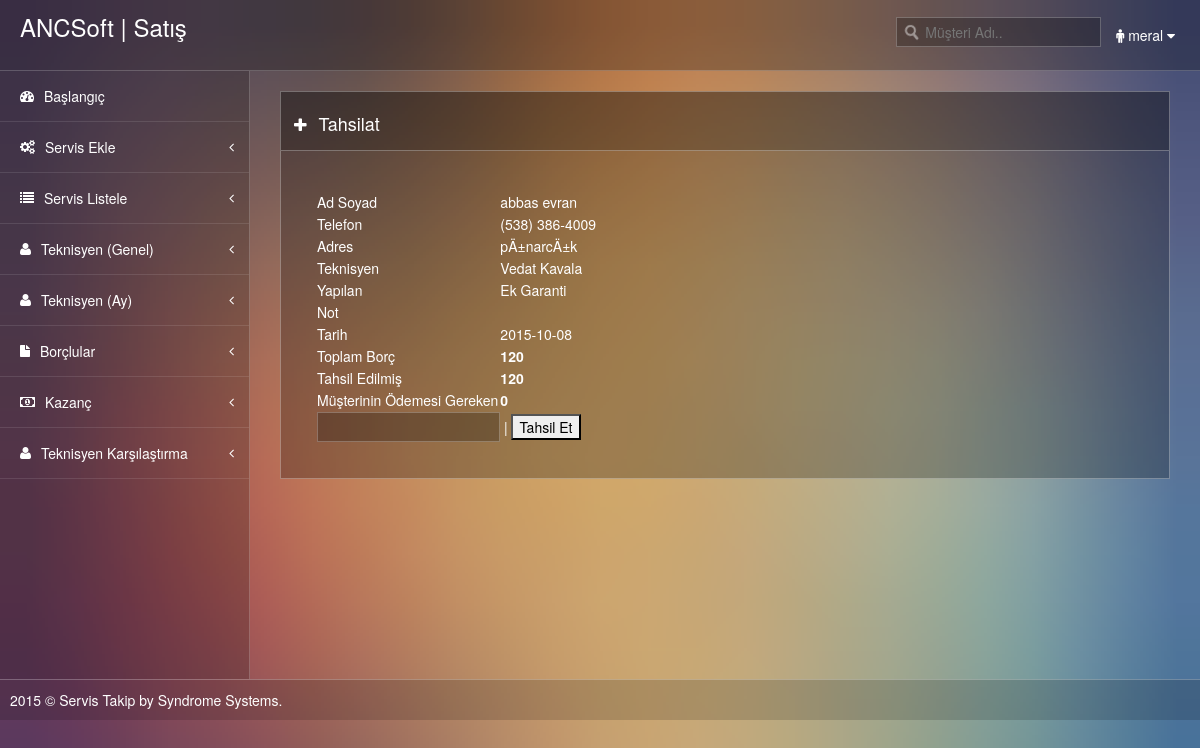
Screenshot of /tahsilat.php?s_no=5 (signed in) with the database file from the repository.
### tables this page shows
CREATE TABLE IF NOT EXISTS `servis` (
  `nS_no` int(11) NOT NULL AUTO_INCREMENT,
  `tM_ad` text NOT NULL,
  `tM_tel` text NOT NULL,
  `tM_adres` text NOT NULL,
  `tS_yapilan` text NOT NULL,
  `tS_teknisyen` text NOT NULL,
  `tS_not` text NOT NULL,
  `dS_tarih` date NOT NULL,
  `nOdeme` int(11) NOT NULL,
  `tO_durum` text NOT NULL,
  `nTahsil_edilen` int(11) NOT NULL,
  PRIMARY KEY (`nS_no`)
);

### tahsilat.php (the view, shortened to what this page needs)
<?php include("header.php"); include("bildirim.php"); include("menu.php"); ?>
  <div class="page-content">
    <div class="content container">
      <div class="row">
        <div class="col-lg-12">
          <div class="widget">
            <div class="widget-header"> <i class="icon-plus"></i>
              <h3>Tahsilat</h3>
            </div>
            <div class="widget-content">
              <div class="panel-body">
              <?php $s_no=$_GET['s_no']; ?>
                <form action="tahsilat.php?s_no=<?php echo $s_no; ?>" method="POST" class="form-horizontal row-border" />
                <table>
                <?php
                $sorgu=mysql_query("SELECT * FROM servis WHERE nS_no='$s_no'");
                while ($oku=mysql_fetch_assoc($sorgu)) {
                  $tutar=$oku['nOdeme'];
                  $tahsil_edilmis=$oku['nTahsil_edilen'];
                  $kalan=$tutar-$tahsil_edilmis;
                  echo "<tr>";
                  echo "<td>Ad Soyad</td><td>".$oku['tM_ad']."</td></tr>";
                  echo "<td>Telefon</td><td>".$oku['tM_tel']."</td></tr>";
                  echo "<td>Adres</td><td>".$oku['tM_adres']."</td></tr>";
                  echo "<td>Teknisyen</td><td>".$oku['tS_teknisyen']."</td></tr>";
                  echo "<td>Yapılan</td><td>".$oku['tS_yapilan']."</td></tr>";
                  echo "<td>Not</td><td>".$oku['tS_not']."</td></tr>";
                  echo "<td>Tarih</td><td>".$oku['dS_tarih']."</td></tr>";
                  echo "<td>Toplam Borç</td><td><b>".$tutar."</b></td></tr>";
                  echo "<td>Tahsil Edilmiş</td><td><b>".$tahsil_edilmis."</b></td></tr>";
                  echo "<td>Müşterinin Ödemesi Gereken</td><td><b>".$kalan."</b></td></tr>";
                  echo "<td colspan='2'><input type='text' name='tutar' /> | <input type='submit' value='Tahsil Et' name='gonder'/></td>";
                }
                ?>
                </table>
              </div>
            </div>
          </div>
        </div>
      </div>
    </div>
  </div>
</div>
<?php include("footer.php"); ?>

### css/thin-admin.css (style rules this page uses)
body { background-color: #54364a; background-size: cover; background-image:url(../images/a.jpg); }
.page-content { color: #FFF; padding: 20px 30px; display: table-cell; float: none!important; }
.container { max-width: none !important; padding: 0; }
textarea, input[type="text"], input[type="password"], input[type="datetime"], input[type="datetime-local"], input[type="date"], input[type="month"], input[type="time"], input[type="week"], input[type="number"], input[type="email"], input[type="url"], input[type="search"], input[type="tel"], input[type="color"], .uneditable-input { background-color: rgba(0, 0, 0, 0.25); border: 1px solid rgba(255, 255, 255, 0.25); color: #fff; min-height: 30px; padding-left: 6px; padding-right: 6px; transition: border 0.2s linear 0s, box-shadow 0.2s linear 0s; }

### style/style.css (style rules this page uses)
.widget { position: relative; clear: both; padding-bottom: 30px; width: auto; overflow: hidden; }
.widget-header { position: relative; height: 60px; line-height: 40px; background-color: rgba(0, 0, 0, 0.40); border: 1px solid rgba(255,255,255, 0.3); }
.widget-header h3 { position: relative; top: 2px; left: 10px; display: inline-block; margin-right: 3em; font-size: 18px; font-weight: 300; color: #fff; line-height: 18px; }
.widget-header [class^="icon-"], .widget-header [class*=" icon-"] { display: inline-block; margin-left: 13px; margin-right: -2px; font-size: 16px; color: #fff; vertical-align: middle; }
.widget-content { padding: 20px 15px 15px; background-color: rgba(0, 0, 0, 0.25); border: 1px solid rgba(255,255,255, 0.3); }
.widget-header+.widget-content { border-top: none; -webkit-border-top-left-radius: 0; -webkit-border-top-right-radius: 0; -moz-border-radius-topleft: 0; -moz-border-radius-topright: 0; border-top-left-radius: 0; border-top-right-radius: 0; }
.widget-content:before, .widget-content:after { content: ""; display: table; }
.widget-content:after { clear: both; }
.widget-content { zoom: 1; }

### rows the page displays
servis: tM_ad "abbas evran", tM_tel "(538) 386-4009", tM_adres "pÄ±narcÄ±k", tS_teknisyen "Vedat Kavala", tS_yapilan "Ek Garanti", dS_tarih "2015-10-08", nOdeme "120", nTahsil_edilen "120", kalan "0"

### other values shown
$_SESSION['user'] "meral"
